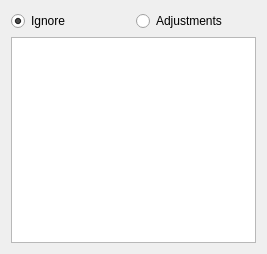
<?xml version="1.0" encoding="UTF-8"?>
<ui version="4.0">
 <class>IgnoreAdjustPanel</class>
 <widget class="QWidget" name="IgnoreAdjustPanel">
  <property name="geometry">
   <rect>
    <x>0</x>
    <y>0</y>
    <width>267</width>
    <height>254</height>
   </rect>
  </property>
  <property name="minimumSize">
   <size>
    <width>267</width>
    <height>0</height>
   </size>
  </property>
  <property name="maximumSize">
   <size>
    <width>267</width>
    <height>16777215</height>
   </size>
  </property>
  <property name="windowTitle">
   <string>Form</string>
  </property>
  <layout class="QGridLayout" name="gridLayout">
   <item row="0" column="0">
    <widget class="QRadioButton" name="ignore">
     <property name="text">
      <string>Ignore</string>
     </property>
     <property name="checked">
      <bool>true</bool>
     </property>
    </widget>
   </item>
   <item row="0" column="1">
    <widget class="QRadioButton" name="adjustments">
     <property name="text">
      <string>Adjustments</string>
     </property>
    </widget>
   </item>
   <item row="1" column="0" colspan="2">
    <widget class="QPlainTextEdit" name="text"/>
   </item>
  </layout>
 </widget>
 <resources/>
 <connections/>
</ui>
